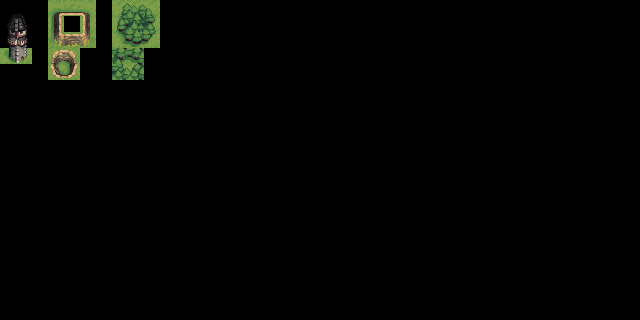

A level layout from a 2D game, rendered from its tile map. Below: a short description, then the map file with tile-grid data replaced by summaries:
An orthogonal 40x20 tile map with 16x16 px tiles, 1 tile layer (Building Templates), 3 hidden layers not drawn.

<map version="1.10" tiledversion="1.11.1" orientation="orthogonal" renderorder="right-down" width="40" height="20" tilewidth="16" tileheight="16" infinite="0" nextlayerid="5" nextobjectid="1">
 <tileset firstgid="1" source="../tilesets/grass_biome.tsx" />
 <layer id="1" name="Building Templates" width="40" height="20">
  <data>[800 cells, 34 non-empty, 34 distinct tile ids]</data>
 </layer>
 <layer id="2" name="Base Terrain" width="40" height="20" visible="0">
  <data>[800 cells, 800 non-empty, 46 distinct tile ids]</data>
 </layer>
 <layer id="3" name="Buildings" width="40" height="20" visible="0">
  <data>[800 cells, 16 non-empty, 16 distinct tile ids]</data>
 </layer>
 <layer id="4" name="Building Mode Layer" width="40" height="20" visible="0" opacity="0.5">
  <data>[800 cells, 800 non-empty, 1 distinct tile ids]</data>
 </layer>
</map>
